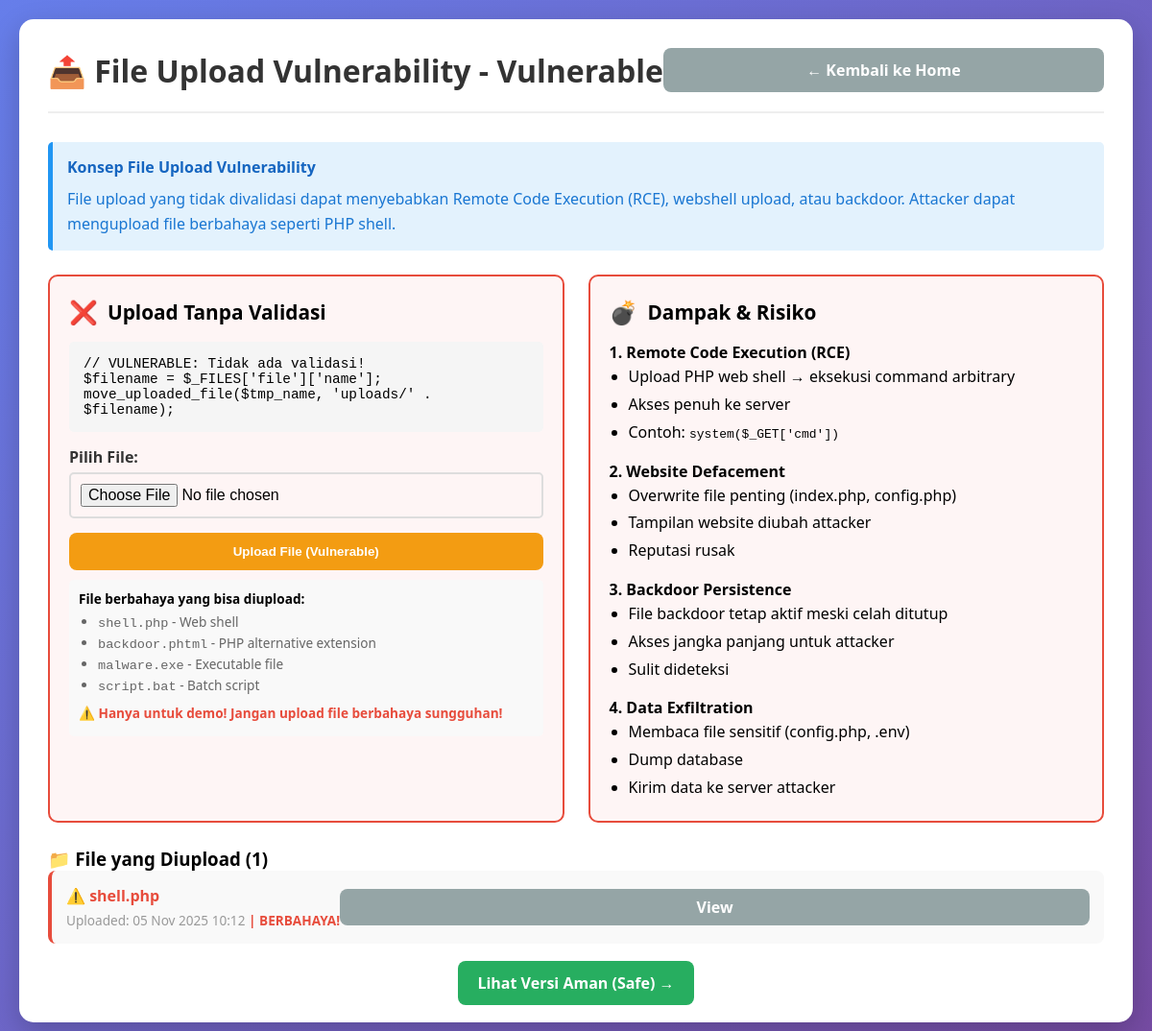
/upload/upload_vulnerable.php, run on the app's committed database.
### tables this page shows
CREATE TABLE `uploaded_files` (
  `id` int(11) NOT NULL,
  `filename` varchar(255) NOT NULL,
  `original_name` varchar(255) NOT NULL,
  `file_path` varchar(255) NOT NULL,
  `upload_type` enum('vulnerable','safe') DEFAULT 'safe',
  `uploaded_at` timestamp NOT NULL DEFAULT current_timestamp()
);

### config.php (called while the page is built, shortened)
<?php
function safe_output($string) {
    return htmlspecialchars($string, ENT_QUOTES, 'UTF-8');
}
?>

### upload/upload_vulnerable.php (the view, shortened to what this page needs)
<?php
require_once '../config.php';
$stmt = $pdo->query("SELECT * FROM uploaded_files WHERE upload_type = 'vulnerable' ORDER BY uploaded_at DESC");
$files = $stmt->fetchAll();
?>
<!DOCTYPE html>
<html lang="id">
<head>
    <link rel="stylesheet" href="../assets/css/style.css">
</head>
<body>
    <div class="container">
        <div class="lab-page">
            <div class="lab-header">
                <h1 class="lab-title">📤 File Upload Vulnerability - Vulnerable</h1>
                <a href="../index.php" class="btn btn-secondary">← Kembali ke Home</a>
            </div>
            <div class="info-box">
                <h4>Konsep File Upload Vulnerability</h4>
                <p>File upload yang tidak divalidasi dapat menyebabkan Remote Code Execution (RCE), webshell upload, atau backdoor. Attacker dapat mengupload file berbahaya seperti PHP shell.</p>
            </div>
            <div class="demo-section">
                <div class="demo-box vulnerable">
                    <div class="demo-header">
                        <span style="font-size: 1.5rem;">❌</span>
                        <h3>Upload Tanpa Validasi</h3>
                    </div>
                    <div class="code-box">
                        // VULNERABLE: Tidak ada validasi!<br>
                        $filename = $_FILES['file']['name'];<br>
                        move_uploaded_file($tmp_name, 'uploads/' . $filename);
                    </div>
                    <form method="POST" enctype="multipart/form-data">
                        <div class="form-group">
                            <label>Pilih File:</label>
                            <input type="file" name="file" class="form-control" required>
                        </div>
                        <button type="submit" class="btn btn-warning" style="width: 100%;">Upload File (Vulnerable)</button>
                    </form>
                    <div class="payload-list">
                        <p><strong>File berbahaya yang bisa diupload:</strong></p>
                        <ul>
                            <li><code>shell.php</code> - Web shell</li>
                            <li><code>backdoor.phtml</code> - PHP alternative extension</li>
                            <li><code>malware.exe</code> - Executable file</li>
                            <li><code>script.bat</code> - Batch script</li>
                        </ul>
                        <p style="color: #e74c3c; font-weight: 600; margin-top: 10px;">⚠️ Hanya untuk demo! Jangan upload file berbahaya sungguhan!</p>
                    </div>
                </div>
                <div class="demo-box" style="border-color: #e74c3c; background: #fef5f5;">
                    <div class="demo-header">
                        <span style="font-size: 1.5rem;">💣</span>
                        <h3>Dampak & Risiko</h3>
                    </div>
                    <p><strong>1. Remote Code Execution (RCE)</strong></p>
                    <ul style="margin-left: 20px; line-height: 1.8;">
                        <li>Upload PHP web shell → eksekusi command arbitrary</li>
                        <li>Akses penuh ke server</li>
                        <li>Contoh: <code>system($_GET['cmd'])</code></li>
                    </ul>
                    <p style="margin-top: 15px;"><strong>2. Website Defacement</strong></p>
                    <ul style="margin-left: 20px; line-height: 1.8;">
                        <li>Overwrite file penting (index.php, config.php)</li>
                        <li>Tampilan website diubah attacker</li>
                        <li>Reputasi rusak</li>
                    </ul>
                    <p style="margin-top: 15px;"><strong>3. Backdoor Persistence</strong></p>
                    <ul style="margin-left: 20px; line-height: 1.8;">
                        <li>File backdoor tetap aktif meski celah ditutup</li>
                        <li>Akses jangka panjang untuk attacker</li>
                        <li>Sulit dideteksi</li>
                    </ul>
                    <p style="margin-top: 15px;"><strong>4. Data Exfiltration</strong></p>
                    <ul style="margin-left: 20px; line-height: 1.8;">
                        <li>Membaca file sensitif (config.php, .env)</li>
                        <li>Dump database</li>
                        <li>Kirim data ke server attacker</li>
                    </ul>
                </div>
            </div>
            <div class="file-list">
                <h3>📁 File yang Diupload (<?= count($files) ?>)</h3>
                <?php if (empty($files)): ?>
                    <p style="color: #999; text-align: center; padding: 20px;">Belum ada file yang diupload.</p>
                <?php else: ?>
                    <?php foreach ($files as $file):
                        $ext = strtolower(pathinfo($file['filename'], PATHINFO_EXTENSION));
                        $is_dangerous = in_array($ext, ['php', 'phtml', 'php3', 'exe', 'sh', 'bat']);
                    ?>
                        <div class="file-item" style="border-left: 4px solid <?= $is_dangerous ? '#e74c3c' : '#3498db' ?>;">
                            <div>
                                <strong style="<?= $is_dangerous ? 'color: #e74c3c;' : '' ?>">
                                    <?= $is_dangerous ? '⚠️ ' : '📄 ' ?>
                                    <?= safe_output($file['filename']) ?>
                                </strong>
                                <div style="font-size: 0.85rem; color: #999; margin-top: 5px;">
                                    Uploaded: <?= date('d M Y H:i', strtotime($file['uploaded_at'])) ?>
                                    <?php if ($is_dangerous): ?>
                                        <span style="color: #e74c3c; font-weight: 600;"> | BERBAHAYA!</span>
                                    <?php endif; ?>
                                </div>
                            </div>
                            <a href="<?= $file['file_path'] ?>" target="_blank" class="btn btn-secondary" style="padding: 8px 15px;">View</a>
                        </div>
                    <?php endforeach; ?>
                <?php endif; ?>
            </div>
            <div style="margin-top: 30px; text-align: center;">
                <a href="upload_safe.php" class="btn btn-success">Lihat Versi Aman (Safe) →</a>
            </div>
        </div>
    </div>
</body>
</html>

### assets/css/style.css (style rules this page uses)
* { margin: 0; padding: 0; box-sizing: border-box; }
body { font-family: 'Segoe UI', Tahoma, Geneva, Verdana, sans-serif; background: linear-gradient(135deg, #667eea 0%, #764ba2 100%); min-height: 100vh; padding: 20px; }
.container { max-width: 1200px; margin: 0 auto; }
.btn { padding: 12px 20px; border: none; border-radius: 8px; text-decoration: none; font-weight: 600; cursor: pointer; transition: all 0.3s ease; text-align: center; flex: 1; min-width: 120px; }
.btn-warning { background: #f39c12; color: white; }
.btn-success { background: #27ae60; color: white; }
.btn-secondary { background: #95a5a6; color: white; }
.lab-page { background: white; border-radius: 15px; padding: 30px; margin-bottom: 20px; box-shadow: 0 10px 30px rgba(0, 0, 0, 0.2); }
.lab-header { display: flex; justify-content: space-between; align-items: center; margin-bottom: 30px; padding-bottom: 20px; border-bottom: 2px solid #eee; }
.lab-title { font-size: 2rem; color: #333; }
.info-box { background: #e3f2fd; border-left: 5px solid #2196f3; padding: 15px; margin-bottom: 25px; border-radius: 5px; }
.info-box h4 { color: #1565c0; margin-bottom: 10px; }
.info-box p { color: #1976d2; line-height: 1.6; }
.demo-section { display: grid; grid-template-columns: repeat(auto-fit, minmax(400px, 1fr)); gap: 25px; margin-bottom: 25px; }
.demo-box { border: 2px solid #ddd; border-radius: 10px; padding: 20px; }
.demo-box.vulnerable { border-color: #e74c3c; background: #fef5f5; }
.demo-header { display: flex; align-items: center; gap: 10px; margin-bottom: 15px; }
.demo-header h3 { font-size: 1.3rem; }
.code-box { background: #f5f5f5; padding: 15px; border-radius: 5px; font-family: 'Courier New', monospace; font-size: 0.9rem; overflow-x: auto; margin-bottom: 15px; }
.form-group { margin-bottom: 15px; }
.form-group label { display: block; margin-bottom: 5px; font-weight: 600; color: #333; }
.form-control { width: 100%; padding: 10px; border: 2px solid #ddd; border-radius: 5px; font-size: 1rem; }
.payload-list { background: #f9f9f9; padding: 10px; border-radius: 5px; margin-top: 10px; }
.payload-list p { font-weight: 600; margin-bottom: 5px; font-size: 0.85rem; }
.payload-list ul { margin-left: 20px; font-size: 0.85rem; }
.payload-list li { margin-bottom: 3px; color: #666; }
.file-list { margin-top: 20px; }
.file-item { background: #f9f9f9; padding: 15px; border-radius: 8px; margin-bottom: 10px; display: flex; justify-content: space-between; align-items: center; }

### data on the page
uploaded_files: filename "shell.php", uploaded_at "05 Nov 2025 10:12", shows "| BERBAHAYA!"

### other printed values
count($files) "1"
